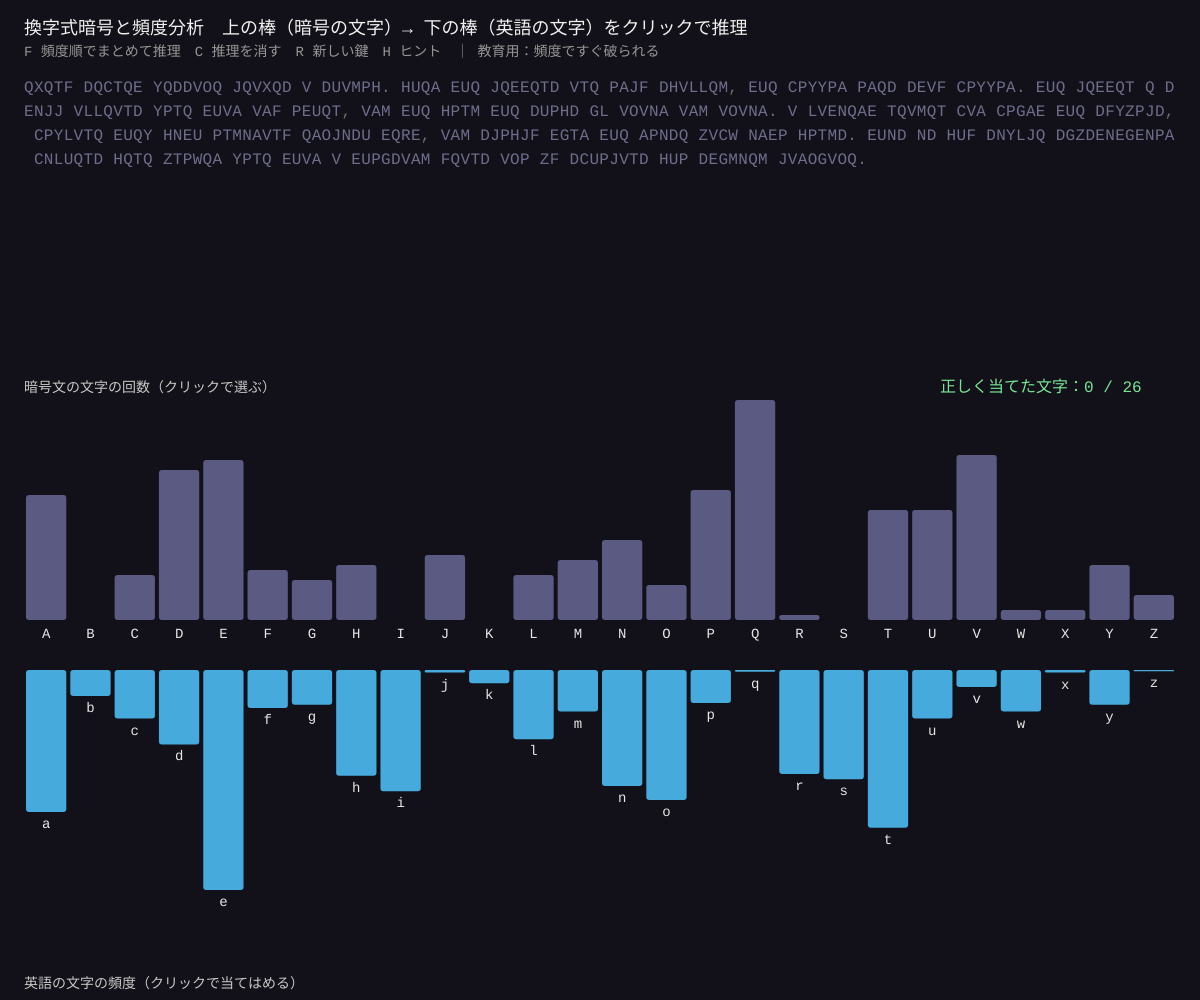
Frame 1 (no input)
Frame 60 (no input): identical to frame 1, image omitted
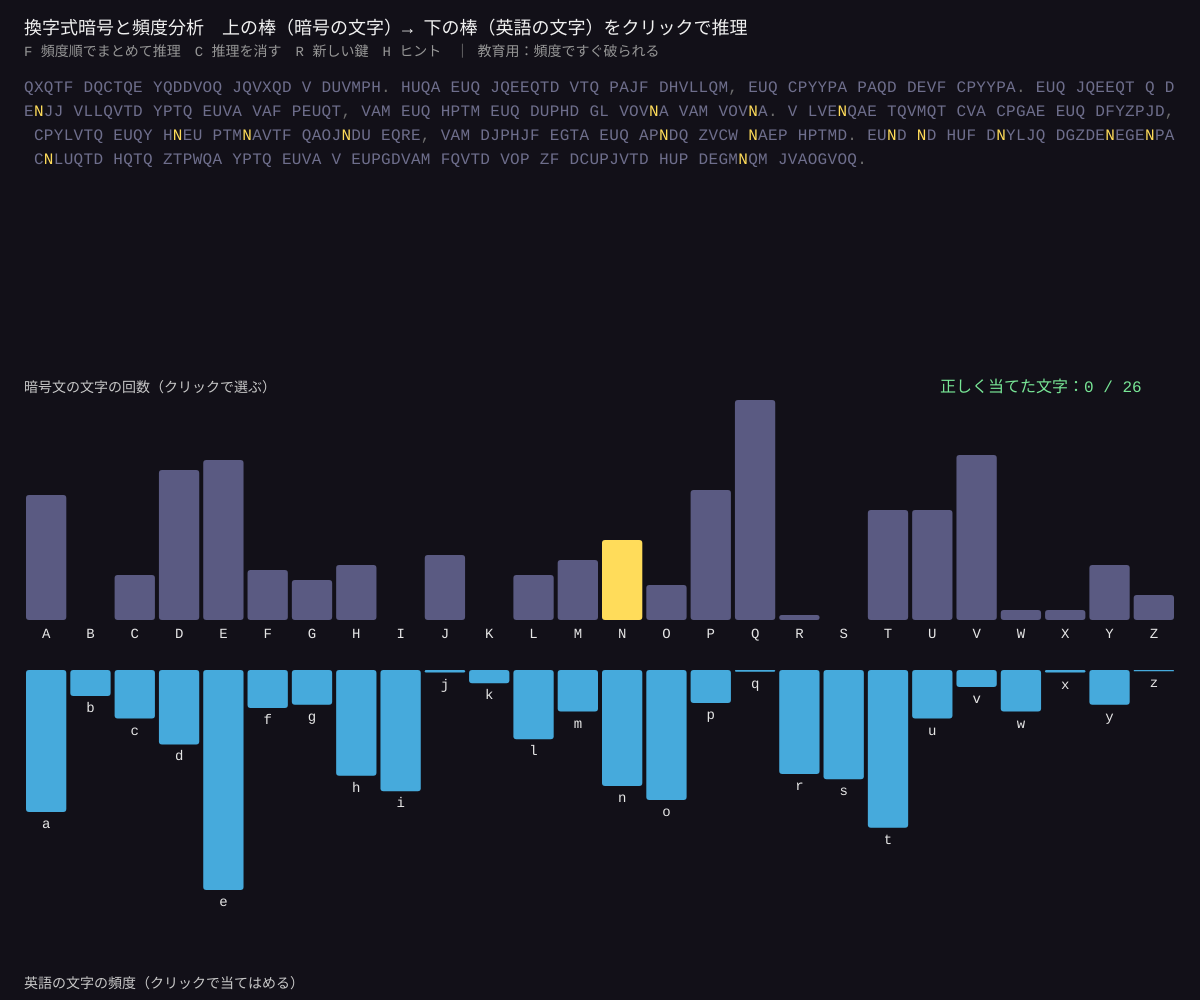
Frame 120 (the mouse pressed at the canvas centre since frame 60)

The p5.js sketch that drew these frames (run headless with seeded random() and noise() and a simulated clock; from frame 60 on, the mouse is pressed at the canvas centre):

// p5.js sketch
// ── sketch.js
// ============================================
// 01 換字式暗号と頻度分析
// A〜Z をバラバラに入れかえる暗号。鍵は 26! ≒ 4×10^26 通りで総当たりは無理。
// でも「E がいちばん多い」など英語の文字の偏りは暗号文にも残る → 頻度で解ける
// 上の段（暗号文の文字）をクリック → 下の段（英語の文字）をクリックで「この文字はこれだ」と推理
// F = 頻度の順位でまとめて推理 / C = 推理を消す / R = 新しい鍵 / H = 1 文字だけ正解を教えてもらう
// ※ 教育用。実際の安全な暗号には使わない
// ============================================

// 平文（このスケッチ用に書いた英文）。長いほど頻度分析が当たりやすい
const PLAIN = 'EVERY SECRET MESSAGE LEAVES A SHADOW. WHEN THE LETTERS ARE ONLY SWAPPED, THE ' +
  'COMMON ONES STAY COMMON. THE LETTER E STILL APPEARS MORE THAN ANY OTHER, AND THE WORD THE ' +
  'SHOWS UP AGAIN AND AGAIN. A PATIENT READER CAN COUNT THE SYMBOLS, COMPARE THEM WITH ORDINARY ' +
  'ENGLISH TEXT, AND SLOWLY TURN THE NOISE BACK INTO WORDS. THIS IS WHY SIMPLE SUBSTITUTION ' +
  'CIPHERS WERE BROKEN MORE THAN A THOUSAND YEARS AGO BY SCHOLARS WHO STUDIED LANGUAGE.';

const EN_FREQ = [8.2, 1.5, 2.8, 4.3, 12.7, 2.2, 2.0, 6.1, 7.0, 0.15, 0.77, 4.0, 2.4,
  6.7, 7.5, 1.9, 0.095, 6.0, 6.3, 9.1, 2.8, 0.98, 2.4, 0.15, 2.0, 0.074];

let perm = [];        // 鍵：平文の文字 i → 暗号の文字 perm[i]
let cipherText = '';
let guess = [];       // 推理：暗号の文字 c → 平文の文字 guess[c]（-1 = 未定）
let cnt = [];         // 暗号文の文字の出現回数
let picked = -1;      // クリックで選んだ暗号の文字

function setup() {
  createCanvas(windowWidth, windowHeight);
  textFont('monospace');
  newKey();
}

function newKey() {
  perm = shuffle([...Array(26).keys()]);      // ★ ランダムな入れかえ = 鍵
  cipherText = '';
  for (let ch of PLAIN) {
    let c = ch.charCodeAt(0) - 65;
    cipherText += (c >= 0 && c < 26) ? String.fromCharCode(65 + perm[c]) : ch;
  }
  cnt = new Array(26).fill(0);
  for (let ch of cipherText) { let c = ch.charCodeAt(0) - 65; if (c >= 0 && c < 26) cnt[c]++; }
  guess = new Array(26).fill(-1);
  picked = -1;
}

function draw() {
  background(18, 16, 24);
  fill(240);
  noStroke();
  textSize(18);
  text('換字式暗号と頻度分析　上の棒（暗号の文字）→ 下の棒（英語の文字）をクリックで推理', 24, 34);
  fill(150);
  textSize(14);
  text('F 頻度順でまとめて推理　C 推理を消す　R 新しい鍵　H ヒント　｜ 教育用：頻度ですぐ破られる', 24, 56);

  // ---- 文章（推理を当てはめた結果）
  let tsz = constrain(width / 75, 12, 18);
  textSize(tsz);
  let cw = tsz * 0.62, perLine = floor((width - 48) / cw);
  let x = 24, y = 92, col = 0, correct = 0;
  for (let i = 0; i < cipherText.length; i++) {
    let ch = cipherText[i], c = ch.charCodeAt(0) - 65;
    if (c >= 0 && c < 26) {
      if (guess[c] >= 0) {
        let ok = perm[guess[c]] === c;
        fill(ok ? color(120, 230, 150) : color(255, 120, 120));
        text(String.fromCharCode(97 + guess[c]), x + col * cw, y);
      } else {
        fill(c === picked ? color(255, 220, 90) : color(110, 110, 140));
        text(ch, x + col * cw, y);
      }
    } else { fill(110); text(ch, x + col * cw, y); }
    col++;
    if (col >= perLine) { col = 0; y += tsz * 1.5; }
  }
  for (let c = 0; c < 26; c++) if (guess[c] >= 0 && perm[guess[c]] === c) correct++;

  // ---- ヒストグラム 2 段
  let gx = 24, gw = (width - 48) / 26;
  let midY = height * 0.62, h = height * 0.22;
  let maxC = max(cnt);
  for (let i = 0; i < 26; i++) {
    // 上：暗号文の文字の回数
    let bh = cnt[i] / maxC * h;
    fill(i === picked ? color(255, 220, 90) : (guess[i] >= 0 ? color(150, 120, 230) : color(90, 90, 130)));
    rect(gx + i * gw + 2, midY - bh, gw - 4, bh, 3);
    fill(230);
    textAlign(CENTER);
    textSize(14);
    text(String.fromCharCode(65 + i), gx + i * gw + gw / 2, midY + 18);
    if (guess[i] >= 0) { fill(150, 120, 230); text('↓' + String.fromCharCode(97 + guess[i]), gx + i * gw + gw / 2, midY + 36); }
    // 下：英語の頻度
    let eh = EN_FREQ[i] / 12.7 * h;
    let used = guess.indexOf(i) >= 0;
    fill(used ? color(70, 140, 100) : color(70, 170, 220));
    rect(gx + i * gw + 2, midY + 50, gw - 4, eh, 3);
    fill(230);
    text(String.fromCharCode(97 + i), gx + i * gw + gw / 2, midY + 50 + eh + 16);
    textAlign(LEFT);
  }
  fill(200);
  textSize(14);
  text('暗号文の文字の回数（クリックで選ぶ）', gx, midY - h - 8);
  text('英語の文字の頻度（クリックで当てはめる）', gx, height - 12);
  fill(120, 230, 150);
  textSize(16);
  text('正しく当てた文字：' + correct + ' / 26', width - 260, midY - h - 8);
}

function mousePressed() {
  let gx = 24, gw = (width - 48) / 26, midY = height * 0.62;
  let i = floor((mouseX - gx) / gw);
  if (i < 0 || i >= 26) return;
  if (mouseY < midY + 40 && mouseY > midY - height * 0.3) picked = i;
  else if (mouseY > midY + 40 && picked >= 0) {
    let other = guess.indexOf(i);            // すでに使われている英字なら入れかえる
    if (other >= 0) guess[other] = guess[picked];
    guess[picked] = i;
    picked = -1;
  }
}

// ★ 頻度分析：暗号文で多い順と、英語で多い順をそのまま対応させる
function autoGuess() {
  let cOrder = [...Array(26).keys()].sort((a, b) => cnt[b] - cnt[a]);
  let eOrder = [...Array(26).keys()].sort((a, b) => EN_FREQ[b] - EN_FREQ[a]);
  for (let r = 0; r < 26; r++) guess[cOrder[r]] = eOrder[r];
}

function keyPressed() {
  if (key === 'f' || key === 'F') autoGuess();
  if (key === 'c' || key === 'C') guess.fill(-1);
  if (key === 'r' || key === 'R') newKey();
  if (key === 'h' || key === 'H') hint();
}

// まだ正しくない文字のうち、いちばん多い文字の正解を 1 つ教える
function hint() {
  let best = -1;
  for (let c = 0; c < 26; c++) {
    let ok = guess[c] >= 0 && perm[guess[c]] === c;
    if (!ok && cnt[c] > 0 && (best < 0 || cnt[c] > cnt[best])) best = c;
  }
  if (best < 0) return;
  let truth = perm.indexOf(best);
  let other = guess.indexOf(truth);
  if (other >= 0) guess[other] = guess[best];
  guess[best] = truth;
}

// ---------- やってみよう ----------
// 1. F を押すと何文字当たる？ E と T はたいてい当たる。残りは単語の形（THE, AND）から推理しよう
// 2. PLAIN を短く（1 文）すると、F で当たる文字はどう変わる？
// 3. 暗号文の中の「3 文字の単語」でいちばん多いものは何？ それは THE の可能性が高い
// 4. 日本語のローマ字の文に変えると、どの文字がいちばん多くなる？

// ==================================================
// ここから下は「道具」：特になし（shuffle は p5.js の関数）
// ==================================================
